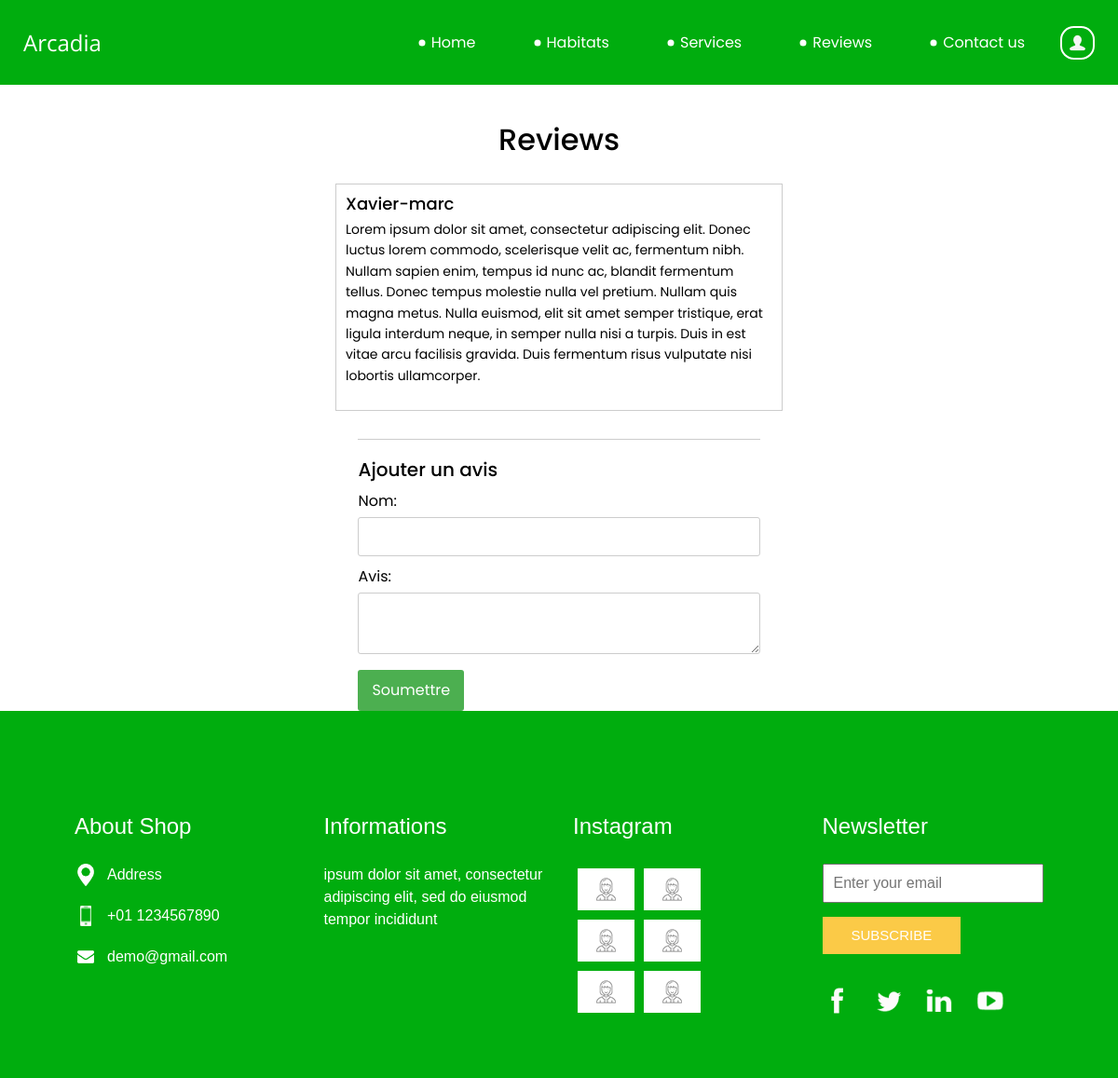
Page /ZOO/public/reviews.php on the committed database.
### tables this page shows
CREATE TABLE `reviews` (
  `Review_Id` int(11) NOT NULL,
  `Nom` varchar(30) NOT NULL,
  `Review` varchar(800) NOT NULL,
  `Valider` tinyint(1) NOT NULL
);

### ZOO/public/reviews.php (the view, shortened to what this page needs)
<?php
$database = new Database();
$conn = $database->getConnection();
$query_validated = "SELECT * FROM reviews WHERE Valider = 1";
$stmt_validated = $conn->prepare($query_validated);
$stmt_validated->execute();
$validated_reviews = $stmt_validated->fetchAll(PDO::FETCH_ASSOC);
?>
<!DOCTYPE html>
<html>
<head>
  <link rel="stylesheet" type="text/css" href="https://cdnjs.cloudflare.com/ajax/libs/OwlCarousel2/2.3.4/assets/owl.carousel.min.css" />
  <link rel="stylesheet" type="text/css" href="css/bootstrap.css" />
  <link href="css/style.css" rel="stylesheet" />
  <link href="css/responsive.css" rel="stylesheet" />
</head>
<body class="sub_page">
  <div class="hero_area">
    <header class="header_section">
      <div class="container-fluid">
        <nav class="navbar navbar-expand-lg custom_nav-container pt-3">
          <a class="navbar-brand" href="index.php">
            <span>
              Arcadia
            </span>
          </a>
          <div class="collapse navbar-collapse" id="navbarSupportedContent">
            <div class="d-flex ml-auto flex-column flex-lg-row align-items-center">
            <ul class="navbar-nav  ">
                <li class="nav-item active">
                  <a class="nav-link" href="index.php">Home <span class="sr-only">(current)</span></a>
                </li>
                <li class="nav-item">
                  <a class="nav-link" href="habitats.php"> Habitats </a>
                </li>
                <li class="nav-item">
                  <a class="nav-link" href="services.php"> Services </a>
                </li>
                <li class="nav-item">
                    <a class="nav-link" href="reviews.php"> Reviews </a>
                </li>
                <li class="nav-item">
                  <a class="nav-link" href="contact.php">Contact us</a>
                </li>
              </ul>
              <div class="user_option">
                <a href="login.php">
                  <img src="../img/user.png" alt="">
                </a>
              </div>
            </div>
          </div>
        </nav>
      </div>
    </header>
  </div>
  <div class="review-container">
    <h2>Reviews</h2>
    <div class="reviews-container">
      <?php foreach ($validated_reviews as $review): ?>
        <div class="review">
          <h4><?php echo $review['Nom']; ?></h4>
          <p><?php echo $review['Review']; ?></p>
        </div>
      <?php endforeach; ?>
    </div>
    <div class="review-form">
      <h3>Ajouter un avis</h3>
      <form action="../controllers/ReviewsController.php" method="POST">
        <label for="nom">Nom:</label>
        <input type="text" id="nom" name="nom" required>
        <label for="review">Avis:</label>
        <textarea id="review" name="review" required></textarea>
        <input type="submit" name="add_review" value="Soumettre">
      </form>
    </div>
  </div>
  <section class="info_section ">
    <div class="container">
      <div class="row">
        <div class="col-md-3">
          <div class="info_contact">
            <h5>
              About Shop
            </h5>
            <div>
              <div class="img-box">
                <img src="images/location-white.png" width="18px" alt="">
              </div>
              <p>
                Address
              </p>
            </div>
            <div>
              <div class="img-box">
                <img src="images/telephone-white.png" width="12px" alt="">
              </div>
              <p>
                +01 1234567890
              </p>
            </div>
            <div>
              <div class="img-box">
                <img src="images/envelope-white.png" width="18px" alt="">
              </div>
              <p>
                demo@gmail.com
              </p>
            </div>
          </div>
        </div>
        <div class="col-md-3">
          <div class="info_info">
            <h5>
              Informations
            </h5>
            <p>
              ipsum dolor sit amet, consectetur adipiscing elit, sed do eiusmod tempor incididunt
            </p>
          </div>
        </div>
        <div class="col-md-3">
          <div class="info_insta">
            <h5>
              Instagram
            </h5>
            <div class="insta_container">
              <div>
                <a href="">
                  <div class="insta-box b-1">
                    <img src="images/insta.png" alt="">
                  </div>
                </a>
                <a href="">
                  <div class="insta-box b-2">
                    <img src="images/insta.png" alt="">
                  </div>
                </a>
              </div>
              <div>
                <a href="">
                  <div class="insta-box b-3">
                    <img src="images/insta.png" alt="">
                  </div>
                </a>
                <a href="">
                  <div class="insta-box b-4">
                    <img src="images/insta.png" alt="">
                  </div>
                </a>
              </div>
              <div>
                <a href="">
                  <div class="insta-box b-3">
                    <img src="images/insta.png" alt="">
                  </div>
                </a>
                <a href="">
                  <div class="insta-box b-4">
                    <img src="images/insta.png" alt="">
                  </div>
                </a>
              </div>
            </div>
          </div>
        </div>
        <div class="col-md-3">
          <div class="info_form ">
            <h5>
              Newsletter
            </h5>
            <form action="">
              <input type="email" placeholder="Enter your email">
              <button>
                Subscribe
              </button>
            </form>
            <div class="social_box">
              <a href="">
                <img src="images/fb.png" alt="">
              </a>
              <a href="">
                <img src="images/twitter.png" alt="">
              </a>
              <a href="">
                <img src="images/linkedin.png" alt="">
              </a>
              <a href="">
                <img src="images/youtube.png" alt="">
              </a>
            </div>
          </div>
        </div>
      </div>
    </div>
  </section>
</body>
</html>

### ZOO/public/css/style.css (style rules this page uses)
body { font-family: "Poppins", sans-serif; color: #000000; background-color: #ffffff; display: flex; flex-direction: column; }
.hero_area { height: 100vh; background-color: #00ad0e; background-size: cover; }
.sub_page .hero_area { height: auto; }
.header_section .container-fluid { padding-right: 25px; padding-left: 25px; }
.custom_nav-container.navbar-expand-lg .navbar-nav .nav-link { margin: 10px 30px; color: #ffffff; text-align: center; position: relative; }
.custom_nav-container.navbar-expand-lg .navbar-nav .nav-link::before { content: ""; position: absolute; top: 50%; left: -2px; -webkit-transform: translate(-50%, -50%); transform: translate(-50%, -50%); width: 7px; height: 7px; border-radius: 100%; background-color: #ffffff; }
a, a:hover, a:focus { text-decoration: none; }
.user_option { display: -webkit-box; display: -ms-flexbox; display: flex; -webkit-box-align: center; -ms-flex-align: center; align-items: center; }
.user_option a img { border: solid 2px white; border-radius: 40%; padding: 7px; }
.navbar-brand { display: -webkit-box; display: -ms-flexbox; display: flex; -webkit-box-align: center; -ms-flex-align: center; align-items: center; font-family: 'Open Sans', sans-serif; }
.navbar-brand span { font-size: 24px; color: #ffffff; }
.custom_nav-container { z-index: 99999; padding: 15px 0; }
.info_section { background-color: #00ad0e; color: #ffffff; padding: 90px 0 45px 0; }
.info_section h5 { margin-bottom: 25px; font-size: 24px; }
.info_section .info_insta .insta_container > div { display: -webkit-box; display: -ms-flexbox; display: flex; }
.info_section .info_insta .insta_container img { width: 100%; }
.info_section .info_insta .insta_container .insta-box { margin: 5px; display: -webkit-box; display: -ms-flexbox; display: flex; -webkit-box-align: stretch; -ms-flex-align: stretch; align-items: stretch; background-color: #ffffff; padding: 10px 20px; }
.info_section .info_contact .img-box { width: 35px; display: -webkit-box; display: -ms-flexbox; display: flex; -webkit-box-pack: center; -ms-flex-pack: center; justify-content: center; }
.info_section .info_contact p { margin: 0; }
.info_section .info_contact > div { display: -webkit-box; display: -ms-flexbox; display: flex; -webkit-box-align: center; -ms-flex-align: center; align-items: center; margin: 20px 0; }
.info_section .info_contact > div img { height: auto; margin-right: 12px; }
.info_section .info_form form input { outline: none; width: 100%; padding: 7px 10px; }
.info_section .info_form form button { display: inline-block; padding: 8px 30px; background-color: #fbca47; border: 1px solid #fbca47; color: #ffffff; margin-top: 15px; text-transform: uppercase; font-size: 15px; }
.info_section .info_form .social_box { margin-top: 35px; width: 100%; display: -webkit-box; display: -ms-flexbox; display: flex; }
.info_section .info_form .social_box a { margin-right: 25px; }
.container { width: 90%; margin: 0 auto; padding: 20px; font-family: Arial, sans-serif; }
.reviews-container { margin-top: 20px; }
.review { border: 1px solid #ccc; padding: 10px; margin-bottom: 10px; }
.review h4 { font-size: 18px; margin-bottom: 5px; }
.review p { font-size: 14px; line-height: 1.6; }
.review-form { margin-top: 20px; border-top: 1px solid #ccc; padding-top: 20px; }
.review-form h3 { font-size: 20px; margin-bottom: 10px; }
.review-form label { display: block; margin-bottom: 5px; }
.review-form input[type="text"], .review-form textarea { width: 100%; padding: 8px; margin-bottom: 10px; border: 1px solid #ccc; border-radius: 3px; }
.review-form input[type="submit"] { background-color: #4CAF50; color: white; border: none; padding: 10px 15px; cursor: pointer; border-radius: 3px; }
.review-container { margin: 5vh 0px 0px 0px; min-height: 70vh; width: 40vw; display: flex; flex-direction: column; align-items: center; align-self: center; }

### ZOO/public/css/responsive.css (style rules this page uses)
@media (min-width: 1200px) { .container { max-width: 1170px; } }

### rows in the picture
reviews: Nom "Xavier-marc", Review "Lorem ipsum dolor sit amet, consectetur adipiscing elit. Donec luctus lorem commodo, scelerisque velit ac, fermentum nibh. Nullam sapien enim, tempus id nunc ac, blandit fermentum tellus. Donec tempus molestie nulla vel pretium. Nullam quis magna metus. Nulla euismod, elit sit amet semper tristique, erat ligula interdum neque, in semper nulla nisi a turpis. Duis in est vitae arcu facilisis gravida. Duis fermentum risus vulputate nisi lobortis ullamcorper."
